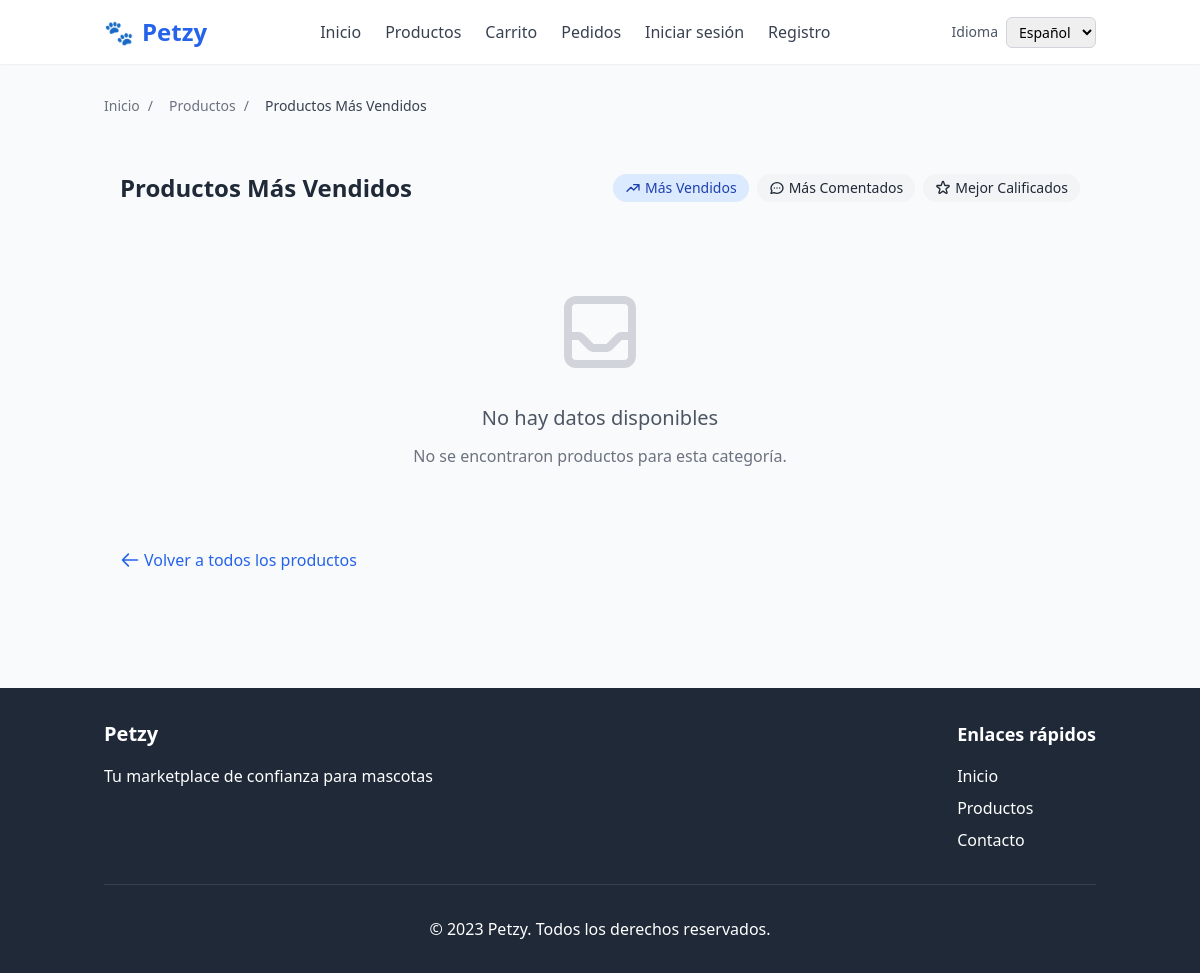
/products/top/vendidos/, run on an earlier commit of the app's database.
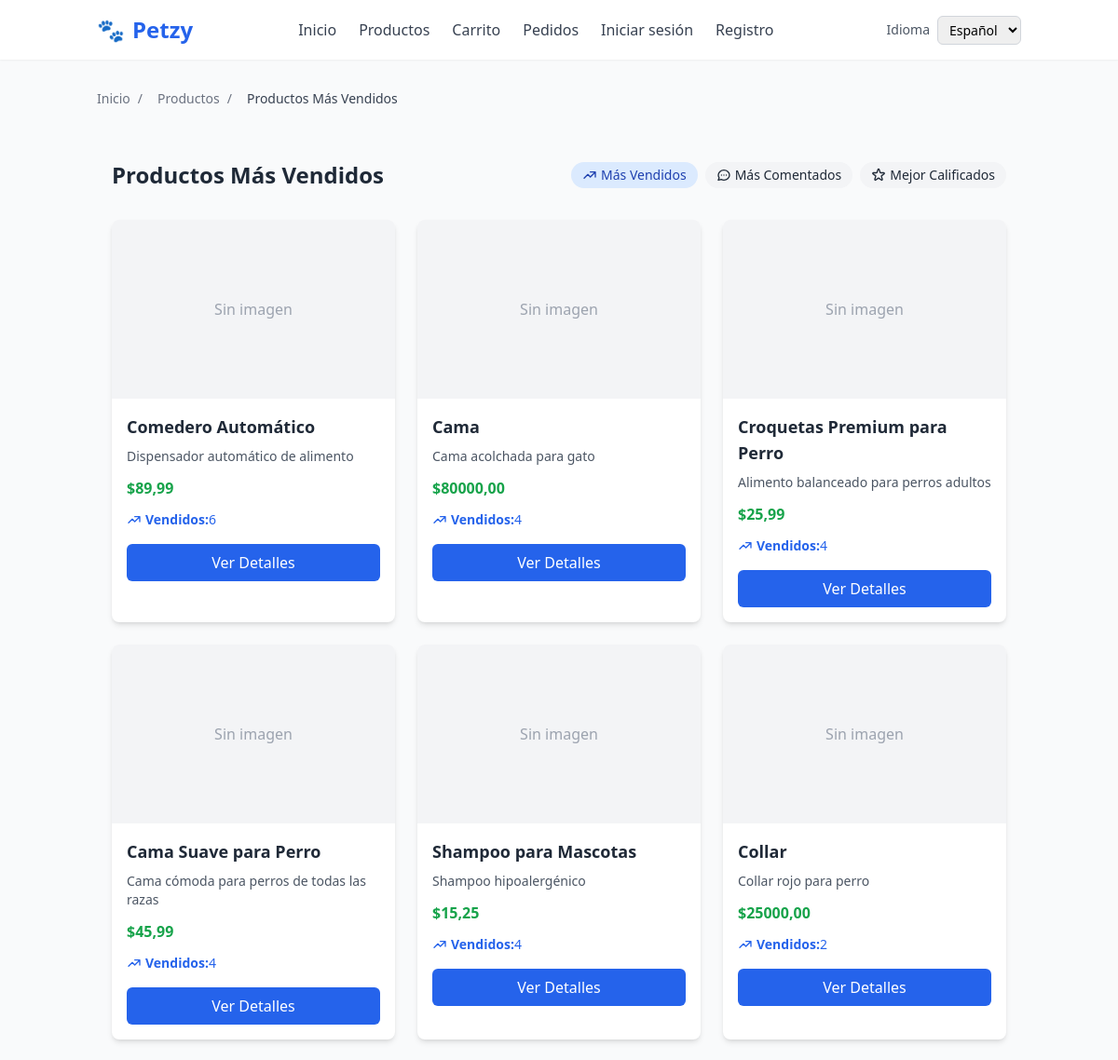
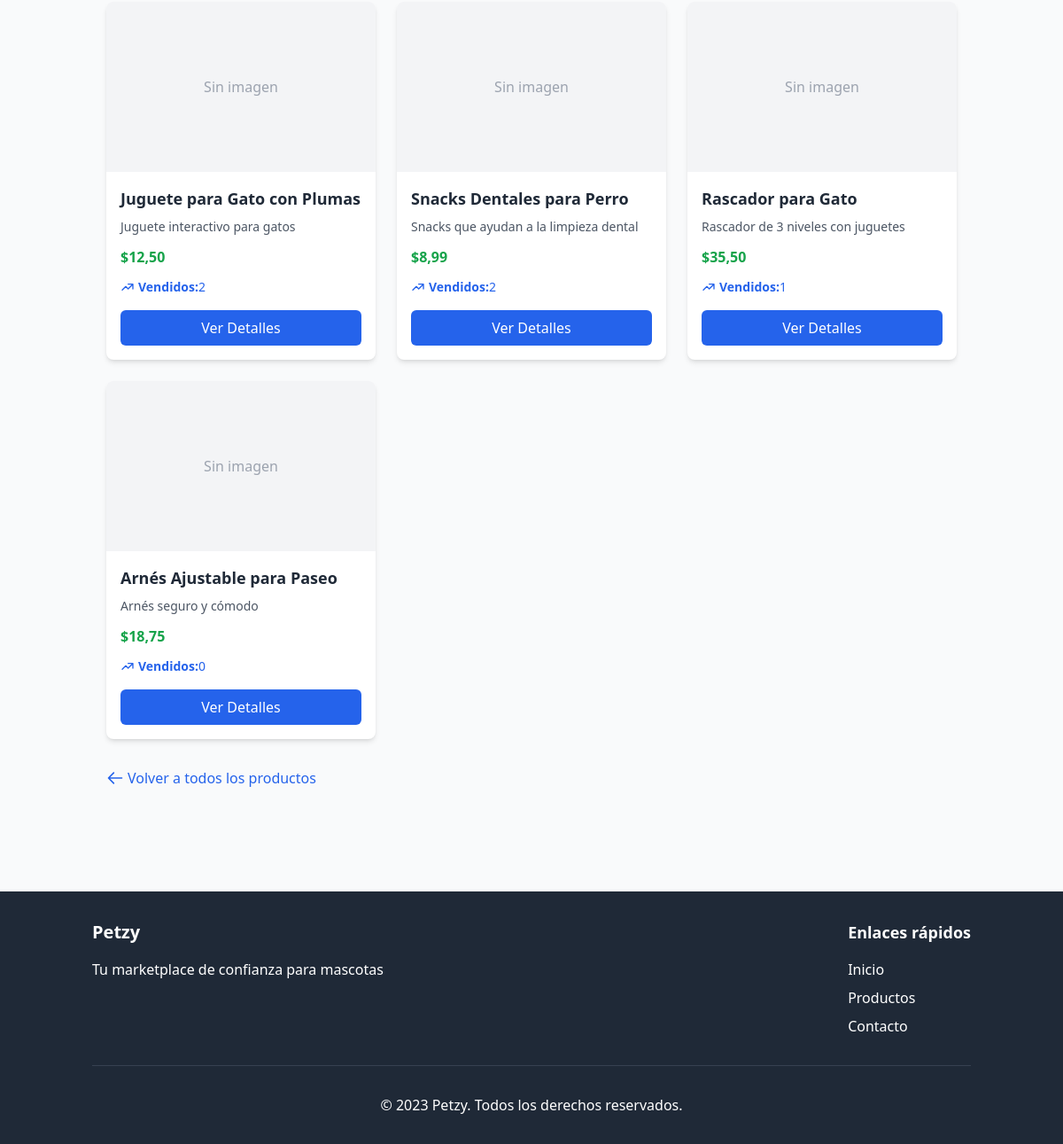
And on a later commit of the database (2 pictures, top to bottom).
### products/models.py (models this page shows, shortened)
class Producto(models.Model):
    vendedor = models.ForeignKey(Usuario, on_delete=models.CASCADE, related_name="productos")
    nombre = models.CharField(max_length=200)
    descripcion = models.TextField(blank=True)
    precio = models.DecimalField(max_digits=8, decimal_places=2)
    stock = models.PositiveIntegerField(default=0)
    categoria = models.CharField(max_length=100, blank=True)
    imagen = models.ImageField(upload_to='productos/', null=True, blank=True)
    fecha_creacion = models.DateTimeField(auto_now_add=True)
    @property
    def total_vendidos(self):
        return self.orderitem_set.aggregate(
            total=Sum('cantidad')
        )['total'] or 0

### products/views.py (the view)
# urls.py: path('top/vendidos/', views.TopProductosListView.as_view(), name='top_vendidos'),
class TopProductosListView(ListView):
    model = Producto
    template_name = "products/top_products.html"
    context_object_name = "productos"
    def get_queryset(self):
        return Producto.objects.annotate(
            vendidos_total=Sum('orderitem__cantidad', default=0)  # Nombre diferente
        ).order_by("-vendidos_total")[:10]
    def get_context_data(self, **kwargs):
        context = super().get_context_data(**kwargs)
        context['titulo'] = _("Productos Más Vendidos")
        context['breadcrumbs'] = [
            {"label": _("Inicio"), "url": reverse_lazy("home:index")},
            {"label": _("Productos"), "url": reverse_lazy("products:list")},
            {"label": context['titulo'], "url": ""},
        ]
        return context

### templates/products/top_products.html (shortened to what the changed rows need)
{% extends "base.html" %}
{% load i18n %}
{% block content %}
<div class="container mx-auto px-4 py-8 max-w-7xl">
    <div class="flex flex-col sm:flex-row justify-between items-start sm:items-center mb-8">
        <h1 class="text-2xl font-bold text-gray-800 mb-4 sm:mb-0">{{ titulo }}</h1>
    </div>
    {% if productos %}
    <div class="grid grid-cols-1 sm:grid-cols-2 lg:grid-cols-3 gap-6">
        {% for p in productos %}
        <div class="bg-white rounded-lg shadow-md overflow-hidden hover:shadow-lg transition duration-200">
            {% if p.imagen %}
            <img src="{{ p.imagen.url }}" class="w-full h-48 object-cover" alt="{{ p.nombre }}">
            {% else %}
            <div class="w-full h-48 bg-gray-100 flex items-center justify-center">
                <span class="text-gray-400">{% trans "Sin imagen" %}</span>
            </div>
            {% endif %}
            <div class="p-4">
                <h3 class="text-lg font-semibold text-gray-800 mb-2">{{ p.nombre }}</h3>
                <p class="text-gray-600 text-sm mb-3">{{ p.descripcion|truncatewords:15 }}</p>
                <div class="mb-3">
                    <span class="text-green-600 font-bold">${{ p.precio }}</span>
                </div>
                {% if request.resolver_match.url_name == 'top_vendidos' %}
                <div class="flex items-center text-sm text-blue-600 mb-4">
                    <svg xmlns="http://www.w3.org/2000/svg" class="h-4 w-4 mr-1" fill="none" viewBox="0 0 24 24" stroke="currentColor">
                        <path stroke-linecap="round" stroke-linejoin="round" stroke-width="2" d="M13 7h8m0 0v8m0-8l-8 8-4-4-6 6" />
                    </svg>
                    <strong>{% trans "Vendidos" %}:</strong>
                    {% if p.vendidos_total %}
                        {{ p.vendidos_total }}
                    {% else %}
                        {{ p.total_vendidos }}
                    {% endif %}
                </div>
                {% endif %}
                <a href="{% url 'products:detail' p.pk %}" class="block w-full bg-blue-600 hover:bg-blue-700 text-white text-center font-medium py-2 px-4 rounded-md transition duration-200">
                    {% trans "Ver Detalles" %}
                </a>
            </div>
        </div>
        {% endfor %}
    </div>
    {% else %}
    <div class="text-center py-12">
        <div class="mx-auto h-24 w-24 text-gray-300 mb-6">
        </div>
        <h3 class="text-xl font-medium text-gray-600 mb-3">{% trans "No hay datos disponibles" %}</h3>
        <p class="text-gray-500">{% trans "No se encontraron productos para esta categoría." %}</p>
    </div>
    {% endif %}
</div>
{% endblock %}

What changed in the data, as far as the page shows it:
added Producto: nombre "Comedero Automático", descripcion "Dispensador automático de alimento", precio "89,99", vendidos_total "6"
added Producto: nombre "Cama", descripcion "Cama acolchada para gato", precio "80000,00", vendidos_total "4"
added Producto: nombre "Croquetas Premium para Perro", descripcion "Alimento balanceado para perros adultos", precio "25,99", vendidos_total "4"
added Producto: nombre "Cama Suave para Perro", descripcion "Cama cómoda para perros de todas las razas", precio "45,99", vendidos_total "4"
added Producto: nombre "Shampoo para Mascotas", descripcion "Shampoo hipoalergénico", precio "15,25", vendidos_total "4"
added Producto: nombre "Collar", descripcion "Collar rojo para perro", precio "25000,00", vendidos_total "2"
added Producto: nombre "Juguete para Gato con Plumas", descripcion "Juguete interactivo para gatos", precio "12,50", vendidos_total "2"
added Producto: nombre "Snacks Dentales para Perro", descripcion "Snacks que ayudan a la limpieza dental", precio "8,99", vendidos_total "2"
added Producto: nombre "Rascador para Gato", descripcion "Rascador de 3 niveles con juguetes", precio "35,50", vendidos_total "1"
added Producto: nombre "Arnés Ajustable para Paseo", descripcion "Arnés seguro y cómodo", precio "18,75", total_vendidos "0"
Also different on the page:
text no longer shown: "No hay datos disponibles No se encontraron productos para esta categoría."
